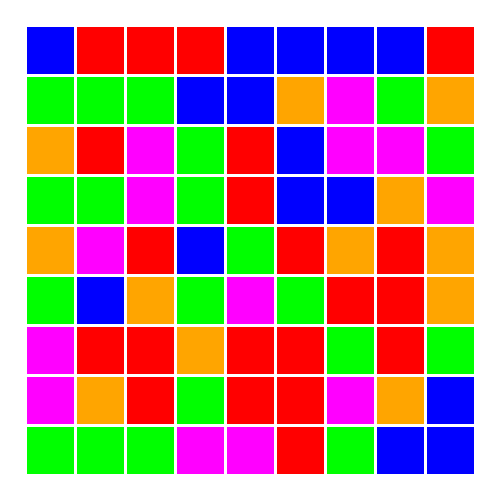
Frame 1 (no input)
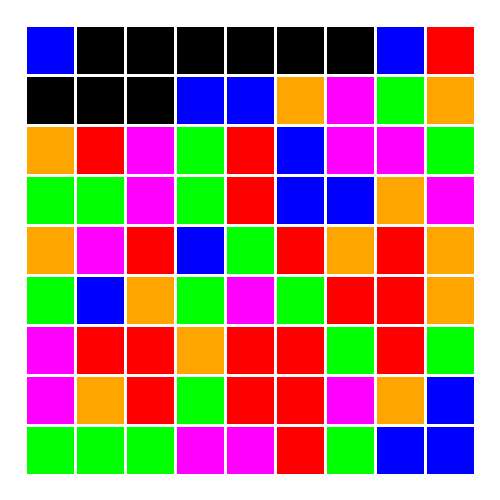
Frame 60 (the mouse pressed at the canvas centre just before this capture)
Frame 120 (the mouse held since frame 60 and released just before this capture): identical to frame 60, image omitted

The Processing sketch that drew these frames (run headless with seeded random() and noise(); from frame 60 on, the mouse is pressed at the canvas centre):

// Processing sketch: Sweets_Smash
// ── Sweets_Smash.pde
// 2D Array of objects
Cell[][] grid;

//Keep track of last picked Cell
int lastpickedRow;
int lastpickedCol;
boolean lastpicked = false;

//Colors for candy in board
color red = color(255,0,0);
color blue = color(0,0,255);
color orange = color(255,165,0);
color purple = color(255,0,255);
color green = color(0,255,0);
color black = color(0);


// Number of columns and rows in the grid
int cols = 9;
int rows = 9;

void setup() {
  size(500,500);
  
  grid = new Cell[cols][rows];
  for (int i = 0; i < cols; i++) {
    for (int j = 0; j < rows; j++) {
      // Initialize each object
      grid[i][j] = new Cell(i*50+25,j*50+25,50,50,getRandomColor());
      while(checkThreeInARow(i,j)){
        grid[i][j].c = getRandomColor(); 
      }
    }
  }
}

void draw() {
  background(255);
  // The counter variables i and j are also the column and row numbers and 
  // are used as arguments to the constructor for each object in the grid.  
  //translate(25,25);
  for (int i = 0; i < cols; i++) {
    for (int j = 0; j < rows; j++) {
      // Display each object
      grid[i][j].display();
    }
  }
  boolean check3 = checkThreeInARow();
}


//Swap adjacent selected squares
void swapColor(int i1, int j1, int i2, int j2){
   if((i1==i2 && (j1-1==j2 || j1+1==j2))  || (i1+1==i2 && j1==j2)|| (i1-1==i2 && j1==j2)){
     color col = grid[i2][j2].c;
     grid[i2][j2].c= grid[i1][j1].c;
     grid[i1][j1].c = col;
   }
}



void mousePressed(){
   for (int i = 0; i < cols; i++) {
    for (int j = 0; j < rows; j++) {
      //check if mouse is pressed and inside a square
      if(mouseX >= grid[i][j].x && mouseY >= grid[i][j].y && 
      mouseX <= grid[i][j].x+grid[i][j].w && mouseY<=grid[i][j].y+grid[i][j].h){
        //if square has been selected already, swap with newly selected square
        if(lastpicked==true){
          swapColor(i,j,lastpickedRow,lastpickedCol);
          lastpicked=false;
        }else{
          lastpickedRow = i;
          lastpickedCol = j;
          lastpicked = true;
        }  
      }
    }
  }
}

//generate and return random color for each cell in grid
color getRandomColor(){
  int num = (int) random(5);
  color col = 0;
  switch(num){
    case 0: col = red; break;
    case 1: col = green; break;
    case 2: col = purple; break;
    case 3: col = blue; break;
    case 4: col = orange; break;
  }
  return col;
}

//add function to get rid of tiles that are 3 in a row
boolean checkThreeInARow(){
  boolean result = false;
  
  
  for (int i = 0; i < cols-2; i++) {
    for (int j = 0; j < rows-2; j++) {
      if(grid[i][j] !=null && grid[i+1][j] != null && grid[i+2][j] !=null){
        if(grid[i][j].c == grid[i+1][j].c && grid[i+1][j].c == grid[i+2][j].c){
          grid[i][j].c = black;
          grid[i+1][j].c = black;
          grid[i+2][j].c = black;
          result = true;
        }
      }
      
      
    }
  }
  
  return result;
}

boolean checkThreeInARow(int i, int j){
  boolean result = false;
  if(i<7 && j<7 && grid[i][j] !=null && grid[i+1][j] != null && grid[i+2][j] !=null){
    if(grid[i][j].c == grid[i+1][j].c && grid[i+1][j].c == grid[i+2][j].c){
      grid[i][j].c = black;
      grid[i+1][j].c = black;
      grid[i+2][j].c = black;
      result = true;
    }
  }
  return result;
}

// ── Cell.pde
// A Cell object
class Cell {
  // A cell object knows about its location in the grid 
  // as well as its size with the variables x,y,w,h
  float x,y;   // x,y location
  float w,h;   // width and height
  color c;    // color of each square

  // Cell Constructor
  Cell(float tempX, float tempY, float tempW, float tempH,color tempC) {
    x = tempX;
    y = tempY;
    w = tempW;
    h = tempH;
    c = tempC;
  }
  
  //create red border around selected cell
  void display() {
    stroke(255);
    strokeWeight(3);
    fill(c);
    rect(x,y,w,h); 
  }
}
